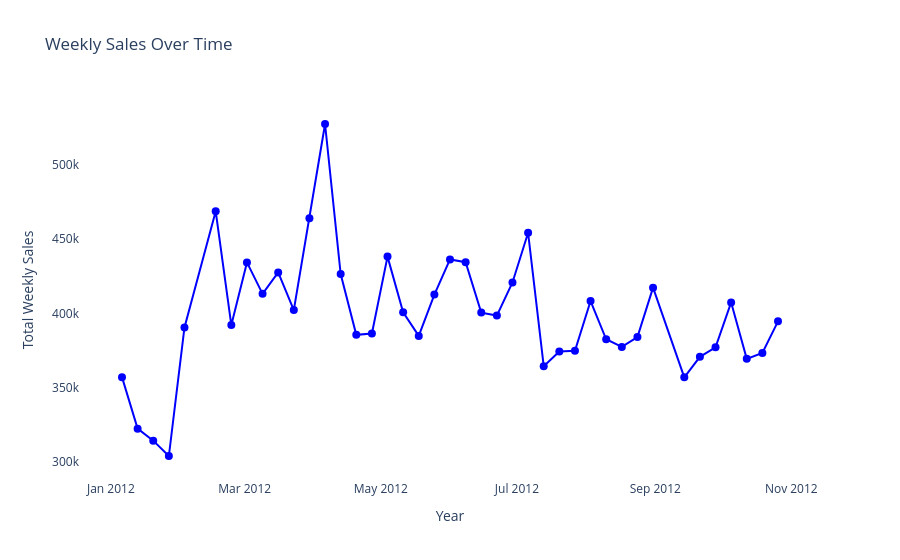

The code cell stored with this chart in its notebook:
### Code cell
fig1 = go.Figure()

fig1.add_trace(go.Scatter(x=df_line['Date'],
                         y=df_line['Weekly_Sales'],
                         mode='lines+markers', 
                         name='Weekly_Sales',
                         line=dict(color='blue', width=2), 
                         marker=dict(size=8)))

fig1.update_layout(title='Weekly Sales Over Time',
                  xaxis_title='Year',
                  yaxis_title=' Total Weekly Sales',
                  legend=dict(x=0, y=1, bgcolor='rgba(255, 255, 255, 0.5)'),
                  plot_bgcolor='rgba(0, 0, 0, 0)',
                  hovermode='x unified')

fig1.show()

### Figure 1 — Plotly figure (JSON) as saved in the notebook; plotly's stock layout.template omitted (floating-point values rounded to 4 significant figures)
{"data": [{"line": {"color": "blue", "width": 2}, "marker": {"size": 8}, "mode": "lines+markers", "name": "Weekly_Sales", "type": "scatter", "x": ["2012-01-06T00:00:00", "2012-01-13T00:00:00", "2012-01-20T00:00:00", "2012-01-27T00:00:00", "2012-02-03T00:00:00", "2012-02-17T00:00:00", "2012-02-24T00:00:00", "2012-03-02T00:00:00", "2012-03-09T00:00:00", "2012-03-16T00:00:00", "2012-03-23T00:00:00", "2012-03-30T00:00:00", "2012-04-06T00:00:00", "2012-04-13T00:00:00", "2012-04-20T00:00:00", "2012-04-27T00:00:00", "2012-05-04T00:00:00", "2012-05-11T00:00:00", "2012-05-18T00:00:00", "2012-05-25T00:00:00", "2012-06-01T00:00:00", "2012-06-08T00:00:00", "2012-06-15T00:00:00", "2012-06-22T00:00:00", "2012-06-29T00:00:00", "2012-07-06T00:00:00", "2012-07-13T00:00:00", "2012-07-20T00:00:00", "2012-07-27T00:00:00", "2012-08-03T00:00:00", "2012-08-10T00:00:00", "2012-08-17T00:00:00", "2012-08-24T00:00:00", "2012-08-31T00:00:00", "2012-09-14T00:00:00", "2012-09-21T00:00:00", "2012-09-28T00:00:00", "2012-10-05T00:00:00", "2012-10-12T00:00:00", "2012-10-19T00:00:00", "2012-10-26T00:00:00"], "y": [357000.0, 322200.0, 314200.0, 303800.0, 390500.0, 468900.0, 392200.0, 434400.0, 413200.0, 427600.0, 402200.0, 464100.0, 527800.0, 426600.0, 385500.0, 386500.0, 438300.0, 400800.0, 384800.0, 412700.0, 436400.0, 434600.0, 400500.0, 398500.0, 420900.0, 454400.0, 364400.0, 374200.0, 374800.0, 408300.0, 382600.0, 377400.0, 384000.0, 417400.0, 356900.0, 370700.0, 377100.0, 407400.0, 369400.0, 373400.0, 394600.0]}], "layout": {"hovermode": "x unified", "legend": {"bgcolor": "rgba(255, 255, 255, 0.5)", "x": 0, "y": 1}, "plot_bgcolor": "rgba(0, 0, 0, 0)", "title": {"text": "Weekly Sales Over Time"}, "xaxis": {"title": {"text": "Year"}}, "yaxis": {"title": {"text": " Total Weekly Sales"}}}}
